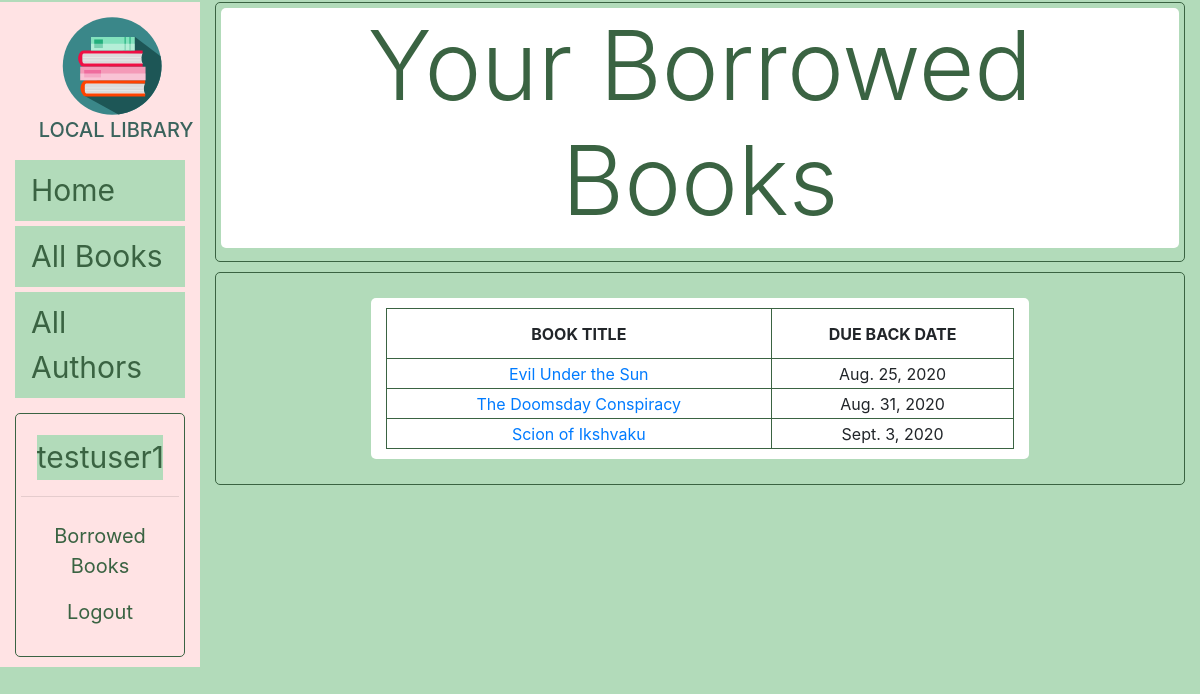
/catalog/mybooks/ (signed in), run on the app's committed database.
### catalog/models.py (models this page shows, shortened)
class BookInstance(models.Model):
    id = models.UUIDField(primary_key=True, default=uuid.uuid4, help_text='Unique ID for this particular book across whole library')
    book = models.ForeignKey('Book', on_delete=models.SET_NULL, null=True)
    imprint = models.CharField(max_length = 200)
    due_back = models.DateField(null=True, blank=True)
    borrower = models.ForeignKey(User, on_delete=models.SET_NULL, null=True, blank=True)
    LOAN_STATUS = (
        ('m', 'Maintenance'),
        ('o', 'On Loan'),
        ('a', 'Available'),
        ('r', 'Reserved'),
    )
    status = models.CharField(
        max_length = 1,
        choices = LOAN_STATUS,
        blank = True,
        default = 'm',
        help_text = 'Book Availability',
    )
    class Meta:
        ordering = ['due_back']
        permissions = (("can_mark_returned", "Set book as returned"),)
    @property
    def is_overdue(self):
        if self.due_back and date.today() > self.due_back:
            return True
        return False

class Book(models.Model):
    title = models.CharField(max_length = 200)
    author = models.ForeignKey('Author', on_delete=models.SET_NULL, null=True)
    summary = models.TextField(max_length = 2000, help_text ='Enter a brief description of the book')
    isbn = models.CharField('ISBN', max_length = 13, help_text = '13 Character ISBN number')
    genre = models.ManyToManyField(Genre, help_text = 'Select a genre for this book. To select multiple genres, press Ctrl and select multiple genres.')
    language = models.ForeignKey(Language, help_text = 'Select a language for this book', on_delete=models.SET_NULL, null=True)
    def display_genre(self):
        """Create a string for the Genre. This is required to display genre in Admin."""
        return ', '.join(genre.name for genre in self.genre.all()[:3])
    display_genre.short_description = 'Genre'

### catalog/views.py (the view)
# urls.py: path('mybooks/', views.LoanedBooksByUserListView.as_view(), name='my-borrowed'),
class LoanedBooksByUserListView(LoginRequiredMixin, generic.ListView):
    model = BookInstance
    template_name = 'catalog/bookinstance_list_borrowed_user.html'
    paginate_by=10
    def get_queryset(self):
        return BookInstance.objects.filter(borrower = self.request.user).filter(status__exact='o').order_by('due_back')

### catalog/templates/catalog/bookinstance_list_borrowed_user.html
{% extends "base_generic.html" %}
{% block content %}
	<div style="border-style:solid;border-color:#3a6342;border-width:1px;border-radius:5px;padding:5px;margin-bottom:10px;margin-top:2px;">
		<h1 class="display-1" style="background-color:white;border-radius:5px;color:#3a6342; padding-bottom:10px;">Your Borrowed Books</h1>
	</div>
	<div class="container" style="border-style:solid;border-color:#3a6342;border-width:1px;border-radius:5px;padding:5px;margin-bottom:10px;margin-top:2px;">
		<div class = "row" style="margin-top:20px; margin-bottom:20px;">
			<div class="col-2"></div>
			<div class="col-8" style="background-color:white;border-radius:5px;">
				{% if bookinstance_list %}
				<table style="width:100%;border-collapse:collapse;margin-bottom:10px;margin-top:10px;">
					<tr style="height:50px;text-align:center;">
						<th style="border: 1px solid #3a6342;">BOOK TITLE</th>
						<th style="border: 1px solid #3a6342;">DUE BACK DATE</th>
					</tr>
					{% for bookinst in bookinstance_list %}
					<tr class="{% if bookinst.is_overdue %}text-danger{% endif %}" style="height:30px;text-align:center;">
						<td style="border: 1px solid #3a6342;"><a href="{% url 'book-detail' bookinst.book.pk %}">{{ bookinst.book.title }}</a></td>
						<td style="border: 1px solid #3a6342;">{{ bookinst.due_back }}</td>
					</tr>
					{% endfor %}
				</table>
				{% else %}
					<p style="text-align:center; font-size:30px; padding-top:5px; color:#3a6342;">There are no books borrowed.</p>
				{% endif %}
			</div>
			<div class="col-2"></div>
		</div>
	</div>
{% endblock %}

### catalog/templates/base_generic.html (shortened to what this page needs)
<!DOCTYPE html>
<html lang = "en">
	<head>
		<link rel="stylesheet" href="https://stackpath.bootstrapcdn.com/bootstrap/4.1.3/css/bootstrap.min.css">
		{% block stylesheet %}
		{% load static %}
		<link rel="stylesheet" href="{% static 'css/styles.css' %}">
		{% endblock %}
	</head>
	<body>
		<div class="container-fluid">
			<div class="row">
				<div class="col-sm-2">
					{% block sidebar %}
						<span class="navbar-brand">
							<img src="{% static 'images/books-icon.svg' %}" width="100" height="100" class="d-inline-block align-top" alt="logo">
							<h5 class="logo-name">LOCAL LIBRARY</h5>
						</span>
						<ul class="nav flex-column">
							<li class = "nav-item">
								<a class="nav-link active" href="{% url 'index' %}">Home</a>
							</li>
							<li class = "nav-item">
								<a class="nav-link active" href="{% url 'books' %}">All Books</a>
							</li>
							<li class = "nav-item">
								<a class="nav-link active" href="{% url 'authors' %}">All Authors</a>
							</li>
						</ul>
						<div style="border-style:solid;border-color:#3a6342;border-width:1px;border-radius:5px;padding:5px;margin-bottom:10px;margin-top:10px;">
							{% if user.is_authenticated %}
								<p>
									<div style="text-align:center;color:#3a6342;background-color:rgb(178,219,186);font-size:30px;width:80%;margin-left:10%;">{{ user.get_username }}</div>
									<hr>
									<a class="nav-link active" href="{% url 'my-borrowed' %}" style="font-size:20px;text-align:center;">Borrowed Books</a>
									<a class="nav-link active" href="{% url 'logout' %}?next={{ request.path }}" style="font-size:20px;text-align:center;">Logout</a>
								</p>
							{% else %}
								<a class="nav-link active" href="{% url 'login' %}?next={{request.path}}" style="font-size:20px;">Login/Sign Up</a>
							{% endif %}
						</div>
					{% endblock %}
				</div>
				<div class="col-sm-10">
					{% block content %}{% endblock %}
				</div>
			</div>
		</div>
	</body>
</html>

### catalog/static/css/styles.css (style rules this page uses)
body { background-color:rgb(178,219,186); }
.col-sm-2 { background-color:#ffe3e4; margin-top:2px; }
.navbar-brand { padding-left:14%; padding-right:14%; padding-top:5%; margin-top:5px; margin-bottom:5px; }
.d-inline-block { margin-left:15%; }
.logo-name { color:#3a635c; text-align:center; padding-top:2px; }
.nav-item { font-size:30px; background-color:rgb(178,219,186); margin-bottom:5px; }
.nav-link { color:#3a6342; }
.display-1 { text-align:center; }

### data on the page
BookInstance: book "Evil Under the Sun", due_back "Aug. 25, 2020"
BookInstance: book "The Doomsday Conspiracy", due_back "Aug. 31, 2020"
BookInstance: book "Scion of Ikshvaku", due_back "Sept. 3, 2020"

### other printed values
{{ user.get_username }} "testuser1"
